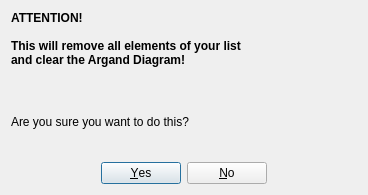
<?xml version="1.0" encoding="UTF-8"?>
<ui version="4.0">
 <class>Dialog_RemoveAll</class>
 <widget class="QDialog" name="Dialog_RemoveAll">
  <property name="geometry">
   <rect>
    <x>0</x>
    <y>0</y>
    <width>368</width>
    <height>195</height>
   </rect>
  </property>
  <property name="windowTitle">
   <string>Remove all</string>
  </property>
  <layout class="QHBoxLayout" name="horizontalLayout">
   <item>
    <layout class="QGridLayout" name="gridLayout">
     <item row="2" column="0">
      <widget class="QDialogButtonBox" name="buttonBox">
       <property name="orientation">
        <enum>Qt::Horizontal</enum>
       </property>
       <property name="standardButtons">
        <set>QDialogButtonBox::No|QDialogButtonBox::Yes</set>
       </property>
       <property name="centerButtons">
        <bool>true</bool>
       </property>
      </widget>
     </item>
     <item row="0" column="0">
      <widget class="QLabel" name="label">
       <property name="font">
        <font>
         <weight>75</weight>
         <bold>true</bold>
        </font>
       </property>
       <property name="text">
        <string>ATTENTION!

This will remove all elements of your list
and clear the Argand Diagram!
</string>
       </property>
      </widget>
     </item>
     <item row="1" column="0">
      <widget class="QLabel" name="label_3">
       <property name="toolTip">
        <string>If a group is selected all the containing items will be regrouped. The argand diagram is automatically saved before regrouping.</string>
       </property>
       <property name="text">
        <string>
Are you sure you want to do this?
</string>
       </property>
      </widget>
     </item>
    </layout>
   </item>
  </layout>
 </widget>
 <resources/>
 <connections>
  <connection>
   <sender>buttonBox</sender>
   <signal>accepted()</signal>
   <receiver>Dialog_RemoveAll</receiver>
   <slot>accept()</slot>
   <hints>
    <hint type="sourcelabel">
     <x>248</x>
     <y>254</y>
    </hint>
    <hint type="destinationlabel">
     <x>157</x>
     <y>274</y>
    </hint>
   </hints>
  </connection>
  <connection>
   <sender>buttonBox</sender>
   <signal>rejected()</signal>
   <receiver>Dialog_RemoveAll</receiver>
   <slot>reject()</slot>
   <hints>
    <hint type="sourcelabel">
     <x>316</x>
     <y>260</y>
    </hint>
    <hint type="destinationlabel">
     <x>286</x>
     <y>274</y>
    </hint>
   </hints>
  </connection>
 </connections>
</ui>
